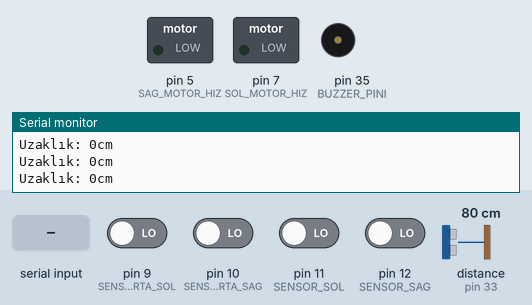
Simulated run of this sketch. Board: Arduino Mega 2560, built with avr-gcc and run on an emulated ATmega2560. Parts: switched loads named in the sketch (green lamp = pin HIGH), buzzer (waves = sounding, pin HIGH), the last lines printed to the serial monitor. Inputs (shaded band) come from the test bench; at power-on: pin 9 (SENSOR_ORTA_SOL), pin 10 (SENSOR_ORTA_SAG), pin 11 (SENSOR_SOL), pin 12 (SENSOR_SAG) LOW, distance to the obstacle (sensor on pin 33) 80 cm.

Above: at 1.2 s.
1.3 s: "a" received over Serial
At 1.7 s:
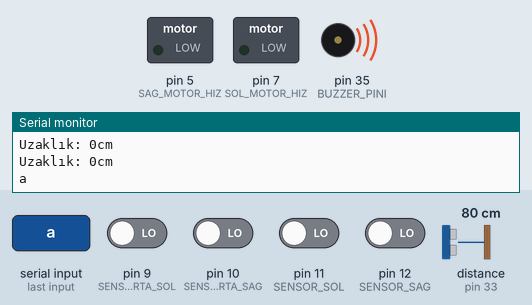
4.3 s: pin 9 (SENSOR_ORTA_SOL) driven HIGH
At 7.1 s:
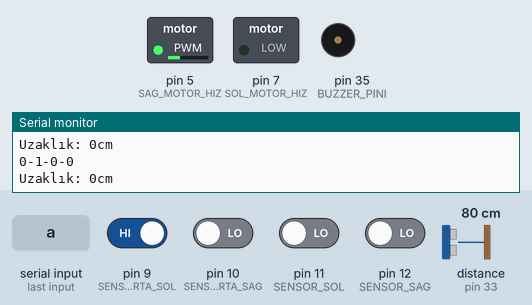
7.3 s: pin 10 (SENSOR_ORTA_SAG) driven HIGH
At 8.3 s:
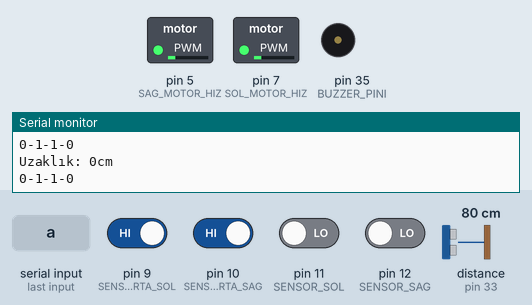
8.8 s: pin 11 (SENSOR_SOL) driven HIGH
At 9.4 s:
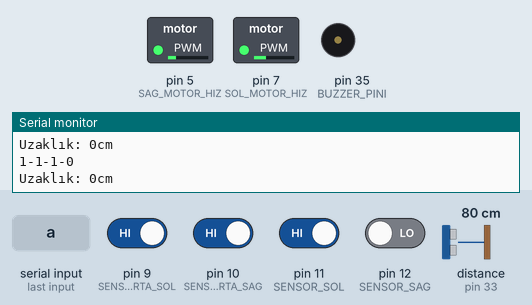
10.3 s: distance to the obstacle (sensor on pin 33) set to 17 cm
11.8 s: distance to the obstacle (sensor on pin 33) set to 13 cm
At 12.8 s:
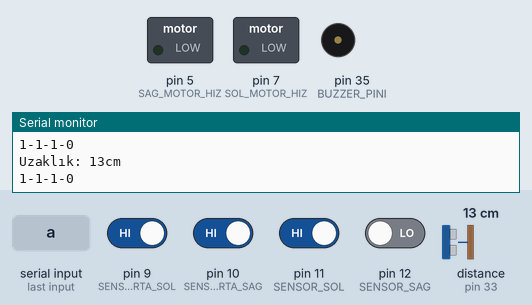
Timing chart, 0 to 14.8 s (numbered marks = the images above; inputs shaded):
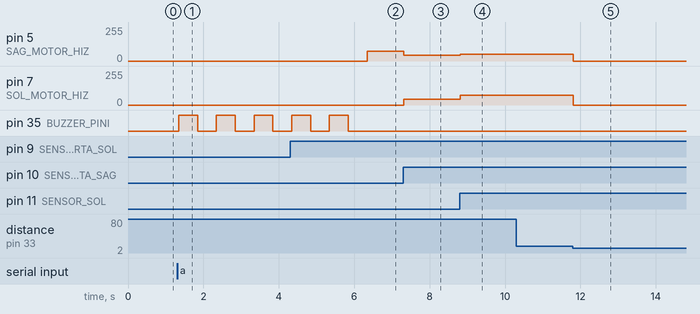

The sketch:

cizgi_izleyen_araba.ino
```cpp
#include <NewPing.h>

#define SENSOR_SOL 11
#define SENSOR_ORTA_SOL 9
#define SENSOR_ORTA_SAG 10
#define SENSOR_SAG 12

#define SOL_MOTOR_ILERI 8
#define SOL_MOTOR_GERI 6
#define SOL_MOTOR_HIZ 7

#define SAG_MOTOR_ILERI 4
#define SAG_MOTOR_GERI 3
#define SAG_MOTOR_HIZ 5

#define MOTOR_HIZI 45
#define IC_TEKER_DONUS_HIZI 75
#define DIS_TEKER_DONUS_HIZI 50

#define YANKI_PINI 33
#define TETIKLEME_PINI 31
#define UZAKLIK_SINIRI 15

#define BUZZER_PINI 35
#define BUZZER_TON 330

boolean sensorlerAktifMi;
boolean geriSayimYapildiMi;

boolean sensorSolDeger;
boolean sensorSagDeger;
boolean sensorOrtaSolDeger;
boolean sensorOrtaSagDeger;

NewPing sonar(TETIKLEME_PINI, YANKI_PINI, UZAKLIK_SINIRI);

void setup() {
  Serial.begin(9600);
  pinMode(YANKI_PINI, INPUT);
  pinMode(TETIKLEME_PINI, OUTPUT);
  pinMode(BUZZER_PINI, OUTPUT);
}

void loop() {
  if(Serial.available()){
    char gelenDeger;
    gelenDeger = Serial.read();
    Serial.println(gelenDeger);
    switch(gelenDeger){
      case '1': ileri();        break;
      case '2': saga();         break;
      case '3': geri();         break;
      case '4': sola();         break;
      case '5': hafifSaga();    break;
      case '6': sagArkaya();    break;
      case '7': solArkaya();    break;
      case '8': hafifSola();    break;

      case 'a':
        sensorleriAktiflestir();
        break;
      case 'd':
        sensorleriDevreDisiBirak();
        break;
      default:
        dur();
        break;
    }
  }

  if(sensorlerAktifMi){
    if(!geriSayimYapildiMi)
      geriSayimiBaslat();
    cizgiTakipEt();
  }

  uzaklikDegeriniYazdir();
}

void cizgiTakipEt(){
  sensorSolDeger = digitalRead(SENSOR_SOL);
  sensorOrtaSolDeger = digitalRead(SENSOR_ORTA_SOL);
  sensorOrtaSagDeger = digitalRead(SENSOR_ORTA_SAG);
  sensorSagDeger = digitalRead(SENSOR_SAG);

  sensorDegerleriniYazdir();

  if(sonar.ping_cm() != 0){
    dur();
  }
  else {
    if(sensorSolDeger == 0 && sensorOrtaSolDeger == 0 && sensorOrtaSagDeger == 0 && sensorSagDeger == 0){
      ileri();
    }
    else if(sensorSolDeger == 0 && sensorOrtaSolDeger == 0 && sensorOrtaSagDeger == 0 && sensorSagDeger == 1){
      saga();
    }
    else if(sensorSolDeger == 0 && sensorOrtaSolDeger == 0 && sensorOrtaSagDeger == 1 && sensorSagDeger == 0){
      hafifSaga();
    }
    else if(sensorSolDeger == 0 && sensorOrtaSolDeger == 0 && sensorOrtaSagDeger == 1 && sensorSagDeger == 1){
      saga();
    }
    else if(sensorSolDeger == 0 && sensorOrtaSolDeger == 1 && sensorOrtaSagDeger == 0 && sensorSagDeger == 0){
      hafifSola();
    }
    else if(sensorSolDeger == 0 && sensorOrtaSolDeger == 1 && sensorOrtaSagDeger == 0 && sensorSagDeger == 1){
      ileri();
    }
    else if(sensorSolDeger == 0 && sensorOrtaSolDeger == 1 && sensorOrtaSagDeger == 1 && sensorSagDeger == 0){
      ileri();
    }
    else if(sensorSolDeger == 0 && sensorOrtaSolDeger == 1 && sensorOrtaSagDeger == 1 && sensorSagDeger == 1){
      saga();
    }
    else if(sensorSolDeger == 1 && sensorOrtaSolDeger == 0 && sensorOrtaSagDeger == 0 && sensorSagDeger == 0){
      sola();
    }
    else if(sensorSolDeger == 1 && sensorOrtaSolDeger == 0 && sensorOrtaSagDeger == 0 && sensorSagDeger == 1){
      ileri();
    }
    else if(sensorSolDeger == 1 && sensorOrtaSolDeger == 0 && sensorOrtaSagDeger == 1 && sensorSagDeger == 0){
      ileri();
    }
    else if(sensorSolDeger == 1 && sensorOrtaSolDeger == 0 && sensorOrtaSagDeger == 1 && sensorSagDeger == 1){
      ileri();
    }
    else if(sensorSolDeger == 1 && sensorOrtaSolDeger == 1 && sensorOrtaSagDeger == 0 && sensorSagDeger == 0){
      sola();
    }
    else if(sensorSolDeger == 1 && sensorOrtaSolDeger == 1 && sensorOrtaSagDeger == 0 && sensorSagDeger == 1){
      ileri();
    }
    else if(sensorSolDeger == 1 && sensorOrtaSolDeger == 1 && sensorOrtaSagDeger == 1 && sensorSagDeger == 0){
      sola();
    }
    else if(sensorSolDeger == 1 && sensorOrtaSolDeger == 1 && sensorOrtaSagDeger == 1 && sensorSagDeger == 1){
      ileri();
    }
  }
}

void geriSayimiBaslat(){
  for(int i=0; i<5; i++){
    digitalWrite(BUZZER_PINI, HIGH);
    delay(500);
    digitalWrite(BUZZER_PINI, LOW);
    delay(500);
  }
  ileri();
  geriSayimYapildiMi = true;
}

void sensorleriAktiflestir(){
  sensorlerAktifMi = true;
}

void sensorleriDevreDisiBirak(){
  sensorlerAktifMi = false;
  geriSayimYapildiMi = false;
  dur();
}

void ileri(){
  digitalWrite(SOL_MOTOR_ILERI, HIGH);
  digitalWrite(SOL_MOTOR_GERI, LOW);
  analogWrite(SOL_MOTOR_HIZ, MOTOR_HIZI);

  digitalWrite(SAG_MOTOR_ILERI, HIGH);
  digitalWrite(SAG_MOTOR_GERI, LOW);
  analogWrite(SAG_MOTOR_HIZ, MOTOR_HIZI);
}

void geri(){
  digitalWrite(SOL_MOTOR_ILERI, LOW);
  digitalWrite(SOL_MOTOR_GERI, HIGH);
  analogWrite(SOL_MOTOR_HIZ, MOTOR_HIZI);

  digitalWrite(SAG_MOTOR_ILERI, LOW);
  digitalWrite(SAG_MOTOR_GERI, HIGH);
  analogWrite(SAG_MOTOR_HIZ, MOTOR_HIZI);
}

void dur(){
  digitalWrite(SOL_MOTOR_ILERI, LOW);
  digitalWrite(SOL_MOTOR_GERI, LOW);
  analogWrite(SOL_MOTOR_HIZ, 0);

  digitalWrite(SAG_MOTOR_ILERI, LOW);
  digitalWrite(SAG_MOTOR_GERI, LOW);
  analogWrite(SAG_MOTOR_HIZ, 0);
}

void sola(){
  digitalWrite(SOL_MOTOR_ILERI, LOW);
  digitalWrite(SOL_MOTOR_GERI, HIGH);
  analogWrite(SOL_MOTOR_HIZ, IC_TEKER_DONUS_HIZI);

  digitalWrite(SAG_MOTOR_ILERI, HIGH);
  digitalWrite(SAG_MOTOR_GERI, LOW);
  analogWrite(SAG_MOTOR_HIZ, DIS_TEKER_DONUS_HIZI);
}

void saga(){
  digitalWrite(SOL_MOTOR_ILERI, HIGH);
  digitalWrite(SOL_MOTOR_GERI, LOW);
  analogWrite(SOL_MOTOR_HIZ, DIS_TEKER_DONUS_HIZI);

  digitalWrite(SAG_MOTOR_ILERI, LOW);
  digitalWrite(SAG_MOTOR_GERI, HIGH);
  analogWrite(SAG_MOTOR_HIZ, IC_TEKER_DONUS_HIZI);
}

void hafifSola(){
  digitalWrite(SOL_MOTOR_ILERI, LOW);
  digitalWrite(SOL_MOTOR_GERI, LOW);
  analogWrite(SOL_MOTOR_HIZ, 0);

  digitalWrite(SAG_MOTOR_ILERI, HIGH);
  digitalWrite(SAG_MOTOR_GERI, LOW);
  analogWrite(SAG_MOTOR_HIZ, IC_TEKER_DONUS_HIZI);
}

void hafifSaga(){
  digitalWrite(SOL_MOTOR_ILERI, HIGH);
  digitalWrite(SOL_MOTOR_GERI, LOW);
  analogWrite(SOL_MOTOR_HIZ, IC_TEKER_DONUS_HIZI);

  digitalWrite(SAG_MOTOR_ILERI, LOW);
  digitalWrite(SAG_MOTOR_GERI, LOW);
  analogWrite(SAG_MOTOR_HIZ, 0);
}

void solArkaya(){
  digitalWrite(SOL_MOTOR_ILERI, LOW);
  digitalWrite(SOL_MOTOR_GERI, LOW);
  analogWrite(SOL_MOTOR_HIZ, 0);

  digitalWrite(SAG_MOTOR_ILERI, LOW);
  digitalWrite(SAG_MOTOR_GERI, HIGH);
  analogWrite(SAG_MOTOR_HIZ, IC_TEKER_DONUS_HIZI);
}

void sagArkaya(){
  digitalWrite(SOL_MOTOR_ILERI, LOW);
  digitalWrite(SOL_MOTOR_GERI, HIGH);
  analogWrite(SOL_MOTOR_HIZ, IC_TEKER_DONUS_HIZI);

  digitalWrite(SAG_MOTOR_ILERI, LOW);
  digitalWrite(SAG_MOTOR_GERI, LOW);
  analogWrite(SAG_MOTOR_HIZ, 0);
}

void uzaklikDegeriniYazdir(){
  delay(50);
  Serial.print("Uzaklık: ");
  Serial.print(sonar.ping_cm());
  Serial.println("cm");
}

void sensorDegerleriniYazdir(){
  Serial.print(sensorSolDeger);
  Serial.print("-");
  Serial.print(sensorOrtaSolDeger);
  Serial.print("-");
  Serial.print(sensorOrtaSagDeger);
  Serial.print("-");
  Serial.print(sensorSagDeger);
  Serial.println("");
}
```

Measured:
- the behaviour switches between 16 and 15 cm on distance to the obstacle (sensor on pin 33) (found by bisection; images 4 and 5)
- after the input at 1.3 s, pin 35 (BUZZER_PINI): alternates HIGH for 0.50 s and LOW for 0.50 s, starting at once
- after the input at 4.3 s, pin 5 (SAG_MOTOR_HIZ): 0/255 → 75/255 after 2.0 s; pin 7 (SOL_MOTOR_HIZ): stays 0/255 (without the input it goes to 45/255 after 2.0 s)
- after the input at 7.3 s, pin 5 (SAG_MOTOR_HIZ): 75/255 → 45/255 at once; pin 7 (SOL_MOTOR_HIZ): 0/255 → 45/255 at once
- after the input at 8.8 s, pin 5 (SAG_MOTOR_HIZ): 45/255 → 50/255 at once; pin 7 (SOL_MOTOR_HIZ): 45/255 → 75/255 at once
- after the input at 11.8 s, pin 5 (SAG_MOTOR_HIZ): 50/255 → 0/255 at once; pin 7 (SOL_MOTOR_HIZ): 75/255 → 0/255 at once
